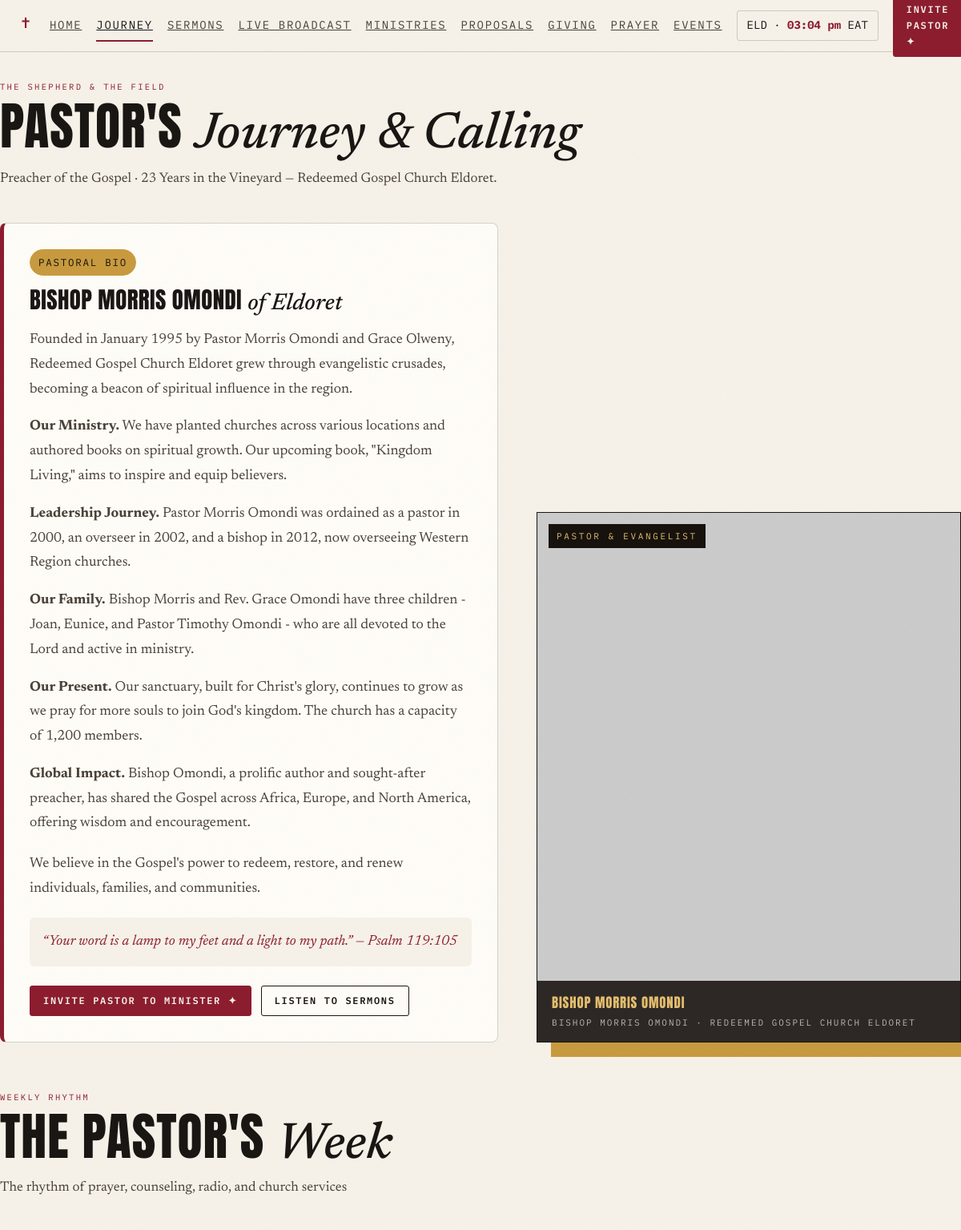
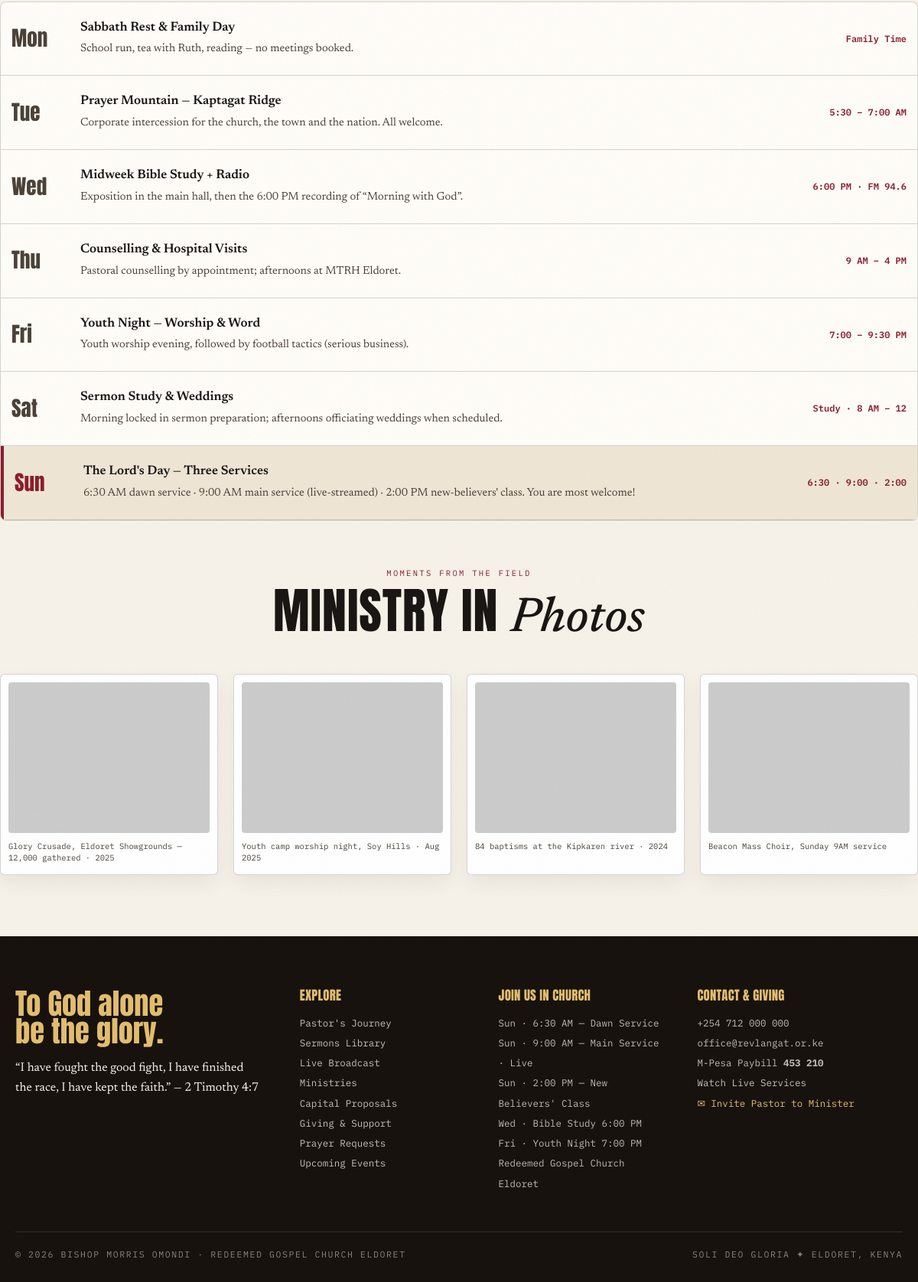
Page /about.php on the committed database (2 pictures, top to bottom).
### tables this page shows
CREATE TABLE IF NOT EXISTS `weekly_schedule` (
    `id` INT AUTO_INCREMENT PRIMARY KEY,
    `day_code` VARCHAR(10) NOT NULL,
    `title` VARCHAR(150) NOT NULL,
    `details` TEXT NOT NULL,
    `time_chip` VARCHAR(100) NOT NULL,
    `is_sunday` TINYINT(1) NOT NULL DEFAULT 0,
    `sort_order` INT NOT NULL DEFAULT 0
);

CREATE TABLE IF NOT EXISTS `gallery` (
    `id` INT AUTO_INCREMENT PRIMARY KEY,
    `image_url` VARCHAR(255) NOT NULL,
    `caption` VARCHAR(255) NOT NULL,
    `sort_order` INT NOT NULL DEFAULT 0
);

### config/functions.php (called while the page is built, shortened)
<?php
function esc($string) {
    return htmlspecialchars((string)($string ?? ''), ENT_QUOTES, 'UTF-8');
}
function img_src($image_value, $fallback = '') {
    $v = (string)($image_value ?? '');
    if (preg_match('#^https?://#i', $v)) {
        return $v;
    }
    $cleanPath = ltrim($v, '/');
    $fullUrl = rtrim(BASE_URL, '/') . '/' . $cleanPath;
    return $fullUrl;
}
function db_fetch_all($sql, $types = "", $params = []) {
    global $db;
    $stmt = mysqli_stmt_init($db);
    if (!mysqli_stmt_prepare($stmt, $sql)) {
        error_log("DB Fetch All Prepare Failed: " . mysqli_error($db) . " Query: " . $sql);
        return [];
    }
    mysqli_stmt_execute($stmt);
    $result = mysqli_stmt_get_result($stmt);
    $rows = [];
    if ($result) {
        while ($row = mysqli_fetch_assoc($result)) {
            $rows[] = $row;
        }
    }
    return $rows;
}
function get_all_settings() {
    static $settings = null;
    if ($settings === null) {
        $rows = db_fetch_all("SELECT setting_key, setting_value FROM site_settings");
        $settings = [];
        foreach ($rows as $r) {
            $settings[$r['setting_key']] = $r['setting_value'];
        }
    }
    return $settings;
}
function get_setting($key, $default = '') {
    $settings = get_all_settings();
    return $settings[$key] ?? $default;
}

### about.php (the view, shortened to what this page needs)
<?php
require_once __DIR__ . '/config/db.php';
require_once __DIR__ . '/config/functions.php';
$pastorName = get_setting('pastor_name', 'Bishop Morris Omondi');
$tagline = get_setting('tagline', 'Preacher of the Gospel · 23 Years in the Vineyard');
$heroVerse = get_setting('hero_verse', '“Your word is a lamp to my feet and a light to my path.” — Psalm 119:105');
$portraitUrl = get_setting('portrait_url', 'https://picsum.photos/seed/eldoret-pastor-portrait/900/1125');
$scheduleDays = db_fetch_all("SELECT * FROM weekly_schedule ORDER BY sort_order ASC, id ASC");
$galleryItems = db_fetch_all("SELECT * FROM gallery ORDER BY sort_order ASC, id ASC LIMIT 4");
require_once __DIR__ . '/includes/header.php';
?>
<div class="wrap" style="padding-top:100px;padding-bottom:80px;">
  <div class="shead">
    <p class="idx">The Shepherd &amp; The Field</p>
    <h1 style="font-size:clamp(2.4rem, 5.5vw, 4rem);">Pastor's <span class="ser">Journey &amp; Calling</span></h1>
    <p style="margin-top:10px;color:var(--ink2);max-width:640px;"><?= esc($tagline) ?> — Redeemed Gospel Church Eldoret.</p>
  </div>
  <div class="hero" style="margin-top:0;margin-bottom:60px;">
    <div>
      <div style="background:var(--card);border:1px solid var(--line);border-left:5px solid var(--wine);padding:32px;border-radius:8px;">
        <span class="chip gold" style="margin-bottom:16px;">Pastoral Bio</span>
        <h2 style="font-size:1.8rem;margin-bottom:16px;"><?= esc($pastorName) ?> <span class="ser"><?= esc($pastorEpithet) ?></span></h2>
        <p style="font-size:1.1rem;line-height:1.75;color:var(--ink2);margin-bottom:16px;">Founded in January 1995 by Pastor Morris Omondi and Grace Olweny, Redeemed Gospel Church Eldoret grew through evangelistic crusades, becoming a beacon of spiritual influence in the region.</p>
        <p style="font-size:1.1rem;line-height:1.75;color:var(--ink2);margin-bottom:16px;"><b>Our Ministry.</b> We have planted churches across various locations and authored books on spiritual growth. Our upcoming book, "Kingdom Living," aims to inspire and equip believers.</p>
        <p style="font-size:1.1rem;line-height:1.75;color:var(--ink2);margin-bottom:16px;"><b>Leadership Journey.</b> Pastor Morris Omondi was ordained as a pastor in 2000, an overseer in 2002, and a bishop in 2012, now overseeing Western Region churches.</p>
        <p style="font-size:1.1rem;line-height:1.75;color:var(--ink2);margin-bottom:16px;"><b>Our Family.</b> Bishop Morris and Rev. Grace Omondi have three children - Joan, Eunice, and Pastor Timothy Omondi - who are all devoted to the Lord and active in ministry.</p>
        <p style="font-size:1.1rem;line-height:1.75;color:var(--ink2);margin-bottom:16px;"><b>Our Present.</b> Our sanctuary, built for Christ's glory, continues to grow as we pray for more souls to join God's kingdom. The church has a capacity of 1,200 members.</p>
        <p style="font-size:1.1rem;line-height:1.75;color:var(--ink2);margin-bottom:20px;"><b>Global Impact.</b> Bishop Omondi, a prolific author and sought-after preacher, has shared the Gospel across Africa, Europe, and North America, offering wisdom and encouragement.</p>
        <p style="font-size:1.1rem;line-height:1.75;color:var(--ink2);margin-bottom:20px;">We believe in the Gospel's power to redeem, restore, and renew individuals, families, and communities.</p>
        <div style="padding:16px;background:var(--paper);border-radius:6px;font-style:italic;font-size:1.1rem;color:var(--wine);">
          <?= esc($heroVerse) ?>
        </div>
        <div style="margin-top:24px;display:flex;gap:12px;flex-wrap:wrap;">
          <a href="<?= BASE_URL ?>invite.php" class="btn sm">Invite Pastor to Minister ✦</a>
          <a href="<?= BASE_URL ?>sermons.php" class="btn sm ghost">Listen to Sermons</a>
        </div>
      </div>
    </div>
    <div>
      <div class="bigphoto">
        <span class="plabel">Pastor &amp; Evangelist</span>
        <div class="ph">
          <img src="<?= esc(img_src($portraitUrl)) ?>" alt="<?= esc($pastorName) ?>">
        </div>
        <div class="pcapbar">
          <b><?= esc($pastorName) ?></b>
          <span>Bishop Morris Omondi · Redeemed Gospel Church Eldoret</span>
        </div>
      </div>
    </div>
  </div>
  <div class="shead" style="margin-top:50px;">
    <p class="idx">Weekly Rhythm</p>
    <h2 class="big">The Pastor's <span class="ser">Week</span></h2>
    <p style="margin-top:8px;color:var(--ink2);">The rhythm of prayer, counseling, radio, and church services</p>
  </div>
  <div class="tblwrap" style="margin-bottom:60px;">
    <?php foreach ($scheduleDays as $day): ?>
      <div class="day <?= $day['is_sunday'] ? 'sunday' : '' ?>">
        <div class="d"><?= esc($day['day_code']) ?></div>
        <div class="a">
          <b><?= esc($day['title']) ?></b>
          <span><?= esc($day['details']) ?></span>
        </div>
        <div class="tm"><?= esc($day['time_chip']) ?></div>
      </div>
    <?php endforeach; ?>
  </div>
  <div class="shead" style="text-align:center;">
    <p class="idx" style="justify-content:center">Moments from the Field</p>
    <h2 class="big">Ministry in <span class="ser">Photos</span></h2>
  </div>
  <div class="cards">
    <?php foreach ($galleryItems as $photo): ?>
      <figure class="postcard">
        <div class="ph">
          <img src="<?= esc(img_src($photo['image_url'])) ?>" alt="<?= esc($photo['caption']) ?>">
        </div>
        <figcaption><?= esc($photo['caption']) ?></figcaption>
      </figure>
    <?php endforeach; ?>
  </div>
</div>
<?php require_once __DIR__ . '/includes/footer.php'; ?>

### assets/css/main.css (style rules this page uses)
:root { --paper: #F7F2E9; --paper2: #EFE6D6; --card: #FFFDF8; --ink: #191613; --ink2: #4A4238; --warmdark: #17120E; --wine: #8C1D2F; --winedark: #2E1015; --pine: #274D3D; --gold: #C99B3F; --gold2: #E3BE6E; --line: rgba(25, 22, 19, 0.18); --disp: "Anton", sans-serif; --ser: "Newsreader", serif; --mono: "IBM Plex Mono", monospace; }
* { margin: 0; padding: 0; box-sizing: border-box; }
html { scroll-behavior: smooth; }
body { background: var(--paper); color: var(--ink); font-family: var(--ser); font-size: 17px; line-height: 1.65; overflow-x: hidden; }
img { display: block; max-width: 100%; }
h1, h2, h3, h4, h5 { font-family: var(--disp); font-weight: 400; text-transform: uppercase; line-height: 0.95; letter-spacing: 0.015em; }
.ser { font-family: var(--ser); font-style: italic; text-transform: none; letter-spacing: 0; font-weight: 500; }
.btn { display: inline-flex; align-items: center; justify-content: center; gap: 8px; background: var(--wine); color: var(--paper); font-family: var(--mono); font-size: 12px; letter-spacing: 0.14em; text-transform: uppercase; font-weight: 600; padding: 12px 20px; border: 1px solid var(--wine); border-radius: 3px; cursor: pointer; transition: 0.25s; text-decoration: none; }
.btn.sm { padding: 8px 16px; font-size: 12px; }
.btn.ghost { background: transparent; color: var(--ink); border-color: var(--ink); }
.chip { display: inline-block; font-family: var(--mono); font-size: 12.5px; letter-spacing: 0.14em; text-transform: uppercase; padding: 5px 10px; border-radius: 99px; border: 1px solid var(--line); color: var(--ink2); }
.chip.gold { background: var(--gold); border-color: var(--gold); color: var(--warmdark); }
.hero { display: grid; grid-template-columns: 1.08fr 0.92fr; gap: 48px; align-items: end; margin-top: 32px; }
.bigphoto { position: relative; border: 1px solid var(--ink); box-shadow: 18px 18px 0 var(--gold); background: var(--paper2); }
.bigphoto .ph { overflow: hidden; }
.bigphoto img { min-width: 0; width: 100%; aspect-ratio: 4/5; object-fit: cover; }
.bigphoto .plabel { position: absolute; top: 14px; left: 14px; z-index: 2; background: var(--warmdark); color: var(--gold2); font-family: var(--mono); font-size: 11px; letter-spacing: 0.24em; padding: 6px 10px; text-transform: uppercase; }
.pcapbar { position: absolute; left: 0; right: 0; bottom: 0; z-index: 2; background: rgba(23, 18, 14, 0.88); color: var(--paper); padding: 14px 18px; display: flex; flex-direction: column; gap: 2px; }
.pcapbar b { font-family: var(--disp); font-weight: 400; text-transform: uppercase; letter-spacing: 0.05em; font-size: 1.05rem; color: var(--gold2); }
.pcapbar span { font-family: var(--mono); font-size: 11px; letter-spacing: 0.18em; text-transform: uppercase; color: rgba(247, 242, 233, 0.7); }
.wrap { max-width: 1300px; margin: 0 auto; }
.shead { margin-bottom: 40px; }
.shead .idx { font-family: var(--mono); font-size: 10.5px; letter-spacing: 0.22em; text-transform: uppercase; color: var(--wine); margin-bottom: 10px; display: flex; align-items: center; gap: 8px; }
h2.big { font-size: clamp(2.2rem, 5.5vw, 4rem); }
.day { display: grid; grid-template-columns: 70px 1fr 160px; gap: 20px; padding: 20px 14px; border-bottom: 1px solid var(--line); align-items: center; }
.day .d { font-family: var(--disp); font-size: 1.7rem; color: var(--ink2); }
.day.sunday { background: var(--paper2); border-left: 4px solid var(--wine); }
.day.sunday .d { color: var(--wine); }
.day .a b { display: block; font-size: 1.05rem; font-weight: 600; }
.day .a span { font-size: 0.92rem; color: var(--ink2); }
.day .tm { font-family: var(--mono); font-size: 12px; text-align: right; color: var(--wine); font-weight: 600; }
.cards { display: grid; grid-template-columns: repeat(auto-fill, minmax(280px, 1fr)); gap: 20px; }
.postcard { background: #fff; border: 1px solid var(--line); border-radius: 6px; overflow: hidden; padding: 10px 10px 14px; box-shadow: 0 10px 24px rgba(23,18,14,0.06); }
.postcard .ph { aspect-ratio: 4/3; overflow: hidden; border-radius: 4px; }
.postcard img { width: 100%; height: 100%; object-fit: cover; transition: transform 0.4s; }
.postcard figcaption { font-family: var(--mono); font-size: 10.5px; color: var(--ink2); margin-top: 10px; line-height: 1.4; }
.tblwrap { background: var(--card); border: 1px solid var(--line); border-radius: 8px; overflow-x: auto; }

### rows in the picture
weekly_schedule: day_code "Mon", title "Sabbath Rest & Family Day", details "School run, tea with Ruth, reading — no meetings booked.", time_chip "Family Time"
weekly_schedule: day_code "Tue", title "Prayer Mountain — Kaptagat Ridge", details "Corporate intercession for the church, the town and the nation. All welcome.", time_chip "5:30 – 7:00 AM"
weekly_schedule: day_code "Wed", title "Midweek Bible Study + Radio", details "Exposition in the main hall, then the 6:00 PM recording of “Morning with God”.", time_chip "6:00 PM · FM 94.6"
weekly_schedule: day_code "Thu", title "Counselling & Hospital Visits", details "Pastoral counselling by appointment; afternoons at MTRH Eldoret.", time_chip "9 AM – 4 PM"
weekly_schedule: day_code "Fri", title "Youth Night — Worship & Word", details "Youth worship evening, followed by football tactics (serious business).", time_chip "7:00 – 9:30 PM"
weekly_schedule: day_code "Sat", title "Sermon Study & Weddings", details "Morning locked in sermon preparation; afternoons officiating weddings when scheduled.", time_chip "Study · 8 AM – 12"
weekly_schedule: day_code "Sun", title "The Lord's Day — Three Services", details "6:30 AM dawn service · 9:00 AM main service (live-streamed) · 2:00 PM new-believers' class. You are most welcome!", time_chip "6:30 · 9:00 · 2:00"
gallery: caption "Glory Crusade, Eldoret Showgrounds — 12,000 gathered · 2025"
gallery: caption "Youth camp worship night, Soy Hills · Aug 2025"
gallery: caption "84 baptisms at the Kipkaren river · 2024"
gallery: caption "Beacon Mass Choir, Sunday 9AM service"

### other values in the picture
$tagline "Preacher of the Gospel · 23 Years in the Vineyard"
$pastorName "BISHOP MORRIS OMONDI"
$pastorEpithet "of Eldoret"
$heroVerse "“Your word is a lamp to my feet and a light to my path.” — Psalm 119:105"
$sun1 "6:30 AM — Dawn Service"
$sun2 "9:00 AM — Main Service · Live"
$sun3 "2:00 PM — New Believers' Class"
$address "Redeemed Gospel Church Eldoret"
$phone "+254 712 000 000"
$email "office@revlangat.or.ke"
$paybill "453 210"
